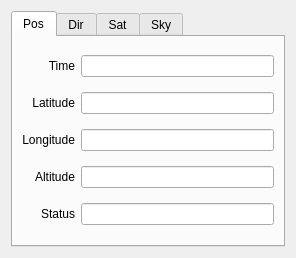
<ui version="4.0" >
 <author>Jim Morris</author>
 <class>MainWindow</class>
 <widget class="QWidget" name="MainWindow" >
  <property name="geometry" >
   <rect>
    <x>0</x>
    <y>0</y>
    <width>296</width>
    <height>258</height>
   </rect>
  </property>
  <layout class="QGridLayout" >
   <item row="0" column="0" >
    <widget class="QTabWidget" name="tabWidget" >
     <property name="currentIndex" >
      <number>0</number>
     </property>
     <widget class="QWidget" name="tab_3" >
      <attribute name="title" >
       <string>Pos</string>
      </attribute>
      <layout class="QGridLayout" >
       <item row="0" column="0" >
        <widget class="QLabel" name="label" >
         <property name="text" >
          <string>Time</string>
         </property>
         <property name="alignment" >
          <set>Qt::AlignRight|Qt::AlignTrailing|Qt::AlignVCenter</set>
         </property>
        </widget>
       </item>
       <item row="0" column="1" >
        <widget class="QLineEdit" name="time" >
         <property name="font" >
          <font>
           <pointsize>6</pointsize>
          </font>
         </property>
         <property name="readOnly" >
          <bool>true</bool>
         </property>
        </widget>
       </item>
       <item row="1" column="0" >
        <widget class="QLabel" name="label_2" >
         <property name="text" >
          <string>Latitude</string>
         </property>
         <property name="alignment" >
          <set>Qt::AlignRight|Qt::AlignTrailing|Qt::AlignVCenter</set>
         </property>
        </widget>
       </item>
       <item row="1" column="1" >
        <widget class="QLineEdit" name="latitude" >
         <property name="readOnly" >
          <bool>true</bool>
         </property>
        </widget>
       </item>
       <item row="2" column="0" >
        <widget class="QLabel" name="label_3" >
         <property name="text" >
          <string>Longitude</string>
         </property>
         <property name="alignment" >
          <set>Qt::AlignRight|Qt::AlignTrailing|Qt::AlignVCenter</set>
         </property>
        </widget>
       </item>
       <item row="2" column="1" >
        <widget class="QLineEdit" name="longitude" >
         <property name="readOnly" >
          <bool>true</bool>
         </property>
        </widget>
       </item>
       <item row="3" column="0" >
        <widget class="QLabel" name="label_4" >
         <property name="text" >
          <string>Altitude</string>
         </property>
         <property name="alignment" >
          <set>Qt::AlignRight|Qt::AlignTrailing|Qt::AlignVCenter</set>
         </property>
        </widget>
       </item>
       <item row="3" column="1" >
        <widget class="QLineEdit" name="altitude" >
         <property name="readOnly" >
          <bool>true</bool>
         </property>
        </widget>
       </item>
       <item row="4" column="0" >
        <widget class="QLabel" name="label_7" >
         <property name="text" >
          <string>Status</string>
         </property>
         <property name="alignment" >
          <set>Qt::AlignRight|Qt::AlignTrailing|Qt::AlignVCenter</set>
         </property>
        </widget>
       </item>
       <item row="4" column="1" >
        <widget class="QLineEdit" name="status" >
         <property name="font" >
          <font>
           <pointsize>6</pointsize>
          </font>
         </property>
         <property name="readOnly" >
          <bool>true</bool>
         </property>
        </widget>
       </item>
      </layout>
     </widget>
     <widget class="QWidget" name="tab_4" >
      <attribute name="title" >
       <string>Dir</string>
      </attribute>
      <layout class="QGridLayout" >
       <item row="0" column="0" >
        <widget class="QLabel" name="label_5" >
         <property name="text" >
          <string>Speed</string>
         </property>
         <property name="alignment" >
          <set>Qt::AlignRight|Qt::AlignTrailing|Qt::AlignVCenter</set>
         </property>
        </widget>
       </item>
       <item row="0" column="1" >
        <widget class="QLineEdit" name="speed" >
         <property name="readOnly" >
          <bool>true</bool>
         </property>
        </widget>
       </item>
       <item row="1" column="0" >
        <widget class="QLabel" name="label_9" >
         <property name="text" >
          <string>EPH</string>
         </property>
         <property name="alignment" >
          <set>Qt::AlignRight|Qt::AlignTrailing|Qt::AlignVCenter</set>
         </property>
        </widget>
       </item>
       <item row="1" column="1" >
        <widget class="QLineEdit" name="eph" >
         <property name="readOnly" >
          <bool>true</bool>
         </property>
        </widget>
       </item>
       <item row="2" column="0" >
        <widget class="QLabel" name="label_8" >
         <property name="text" >
          <string>EPV</string>
         </property>
         <property name="alignment" >
          <set>Qt::AlignRight|Qt::AlignTrailing|Qt::AlignVCenter</set>
         </property>
        </widget>
       </item>
       <item row="2" column="1" >
        <widget class="QLineEdit" name="epv" >
         <property name="readOnly" >
          <bool>true</bool>
         </property>
        </widget>
       </item>
       <item row="3" column="0" >
        <widget class="QLabel" name="label_6" >
         <property name="text" >
          <string>Climb</string>
         </property>
         <property name="alignment" >
          <set>Qt::AlignRight|Qt::AlignTrailing|Qt::AlignVCenter</set>
         </property>
        </widget>
       </item>
       <item row="3" column="1" >
        <widget class="QLineEdit" name="climb" >
         <property name="readOnly" >
          <bool>true</bool>
         </property>
        </widget>
       </item>
       <item row="4" column="0" >
        <widget class="QLabel" name="label_10" >
         <property name="text" >
          <string>Track</string>
         </property>
         <property name="alignment" >
          <set>Qt::AlignRight|Qt::AlignTrailing|Qt::AlignVCenter</set>
         </property>
        </widget>
       </item>
       <item row="4" column="1" >
        <widget class="QLineEdit" name="track" >
         <property name="readOnly" >
          <bool>true</bool>
         </property>
        </widget>
       </item>
      </layout>
     </widget>
     <widget class="QWidget" name="tab" >
      <attribute name="title" >
       <string>Sat</string>
      </attribute>
      <layout class="QGridLayout" >
       <item row="0" column="0" >
        <widget class="QTableWidget" name="satelliteList" >
         <property name="verticalScrollBarPolicy" >
          <enum>Qt::ScrollBarAsNeeded</enum>
         </property>
         <property name="horizontalScrollBarPolicy" >
          <enum>Qt::ScrollBarAsNeeded</enum>
         </property>
         <property name="autoScroll" >
          <bool>false</bool>
         </property>
         <property name="alternatingRowColors" >
          <bool>true</bool>
         </property>
         <property name="selectionMode" >
          <enum>QAbstractItemView::NoSelection</enum>
         </property>
         <property name="showGrid" >
          <bool>false</bool>
         </property>
         <property name="gridStyle" >
          <enum>Qt::NoPen</enum>
         </property>
         <property name="wordWrap" >
          <bool>false</bool>
         </property>
         <property name="cornerButtonEnabled" >
          <bool>false</bool>
         </property>
         <property name="rowCount" >
          <number>0</number>
         </property>
         <column>
          <property name="text" >
           <string>PRN</string>
          </property>
         </column>
         <column>
          <property name="text" >
           <string>Elev</string>
          </property>
         </column>
         <column>
          <property name="text" >
           <string>Azim</string>
          </property>
         </column>
         <column>
          <property name="text" >
           <string>SNR</string>
          </property>
         </column>
         <column>
          <property name="text" >
           <string>Used</string>
          </property>
         </column>
        </widget>
       </item>
      </layout>
     </widget>
     <widget class="QWidget" name="tab_2" >
      <attribute name="title" >
       <string>Sky</string>
      </attribute>
      <layout class="QGridLayout" >
       <item row="0" column="0" >
        <widget class="QFrame" name="skyView" >
         <property name="frameShape" >
          <enum>QFrame::StyledPanel</enum>
         </property>
         <property name="frameShadow" >
          <enum>QFrame::Raised</enum>
         </property>
        </widget>
       </item>
      </layout>
     </widget>
    </widget>
   </item>
  </layout>
  <action name="actionQuit" >
   <property name="text" >
    <string>Quit</string>
   </property>
  </action>
 </widget>
 <resources/>
 <connections/>
</ui>
